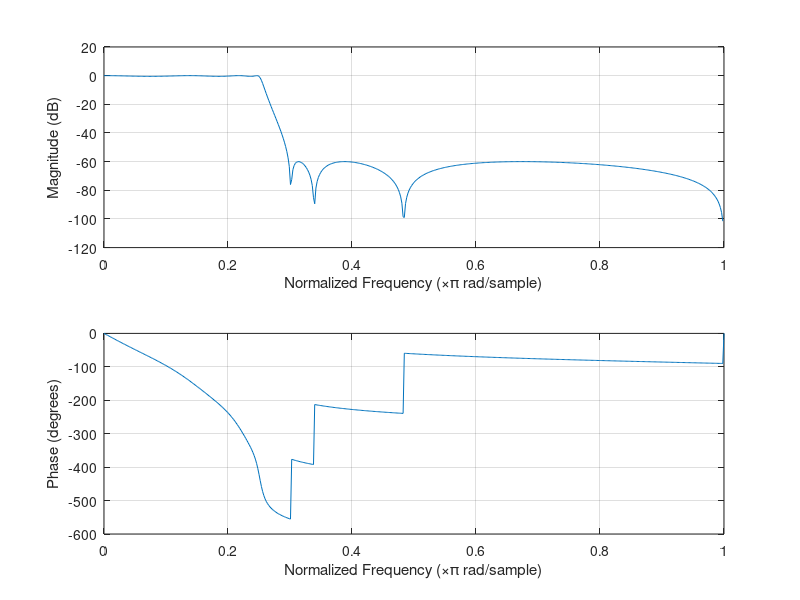

The MATLAB script that drew this image:
%!-------------------------------------------------------------------------
%! DSP HW8 #4a
%!  - Create filter with .5dB ripple in passband, 60dB ripple in stopband,
%!      a passband edge freq of .25pi and a stopband edge freq of .3pi
%!  - Document the coefficients and plot the log magnitude with freqz.m
%!-------------------------------------------------------------------------

%! Enviorment
wp = .25*pi;
ws = .3*pi;
ripple_pb = .5;
ripple_sb = 60;

%! Create filter
[N, Wn] = ellipord(wp/pi, ws/pi, ripple_pb, ripple_sb);
[b, a] = ellip(N, ripple_pb, ripple_sb, Wn);

%! Plot
freqz(b, a)